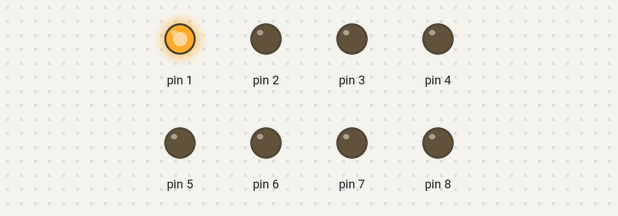
A sketch run on a simulated Arduino Uno, built with avr-gcc and run on an emulated ATmega328P. Shown: output pins drawn as LEDs (lit = HIGH).

Above: at 0.05 s.
At 0.55 s:
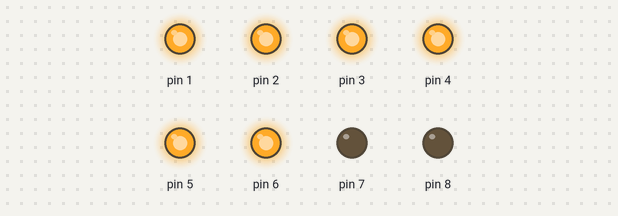
At 0.85 s:
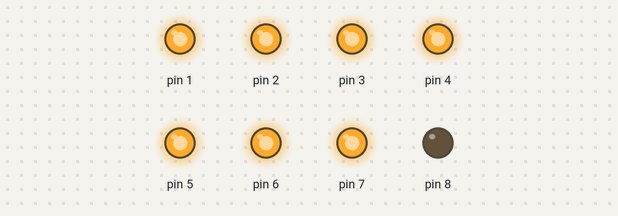
At 1.75 s:
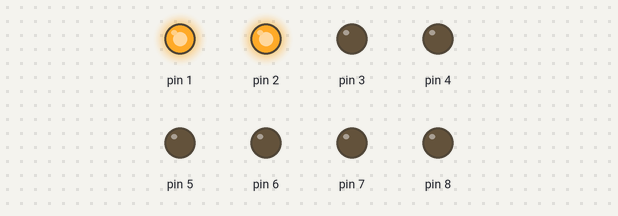
At 2.65 s:
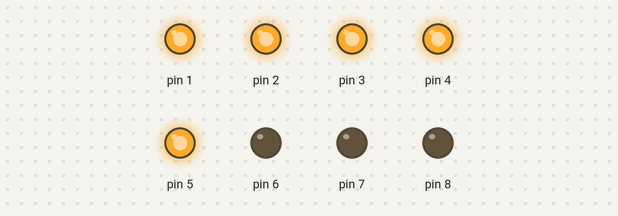
At 3.55 s:
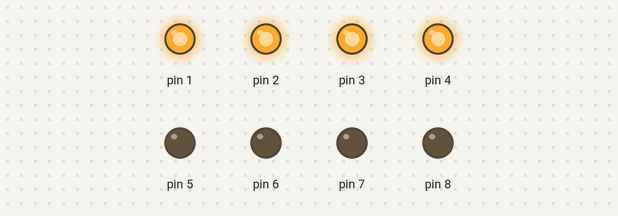
Timing chart, 0 to 3.9 s (numbered marks = the images above):
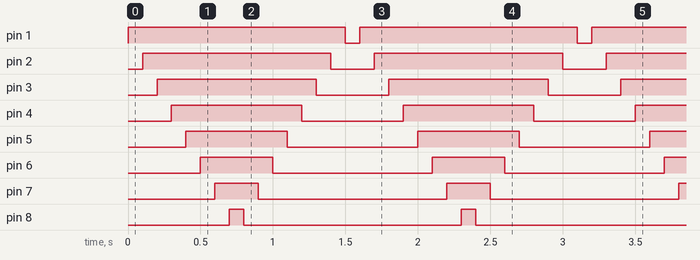

The sketch:

_5_8LED_Equilizer_using_loop.ino
```cpp
void setup() {
  // put your setup code here, to run once:
pinMode(1,OUTPUT);
pinMode(2,OUTPUT);
pinMode(3,OUTPUT);
pinMode(4,OUTPUT);
pinMode(5,OUTPUT);
pinMode(6,OUTPUT);
pinMode(7,OUTPUT);
pinMode(8,OUTPUT);
}

void loop() {
  // put your main code here, to run repeatedly:
char i;
for(i=1;i<=8;i++)
{
  digitalWrite(i,HIGH);
  delay(100);
}
for(i=8;i>=1;i--)
{
  digitalWrite(i,LOW);
  delay(100);
}
}
```

Measured:
- by itself, pin 1: alternates HIGH for 1.5 s and LOW for 0.10 s
- by itself, pin 2: alternates HIGH for 1.3 s and LOW for 0.30 s
- by itself, pin 3: alternates HIGH for 1.1 s and LOW for 0.50 s
- by itself, pin 4: alternates HIGH for 0.90 s and LOW for 0.70 s
- by itself, pin 5: alternates HIGH for 0.70 s and LOW for 0.90 s
- by itself, pin 6: alternates HIGH for 0.50 s and LOW for 1.1 s
- by itself, pin 7: alternates HIGH for 0.30 s and LOW for 1.3 s
- by itself, pin 8: alternates HIGH for 0.10 s and LOW for 1.5 s
